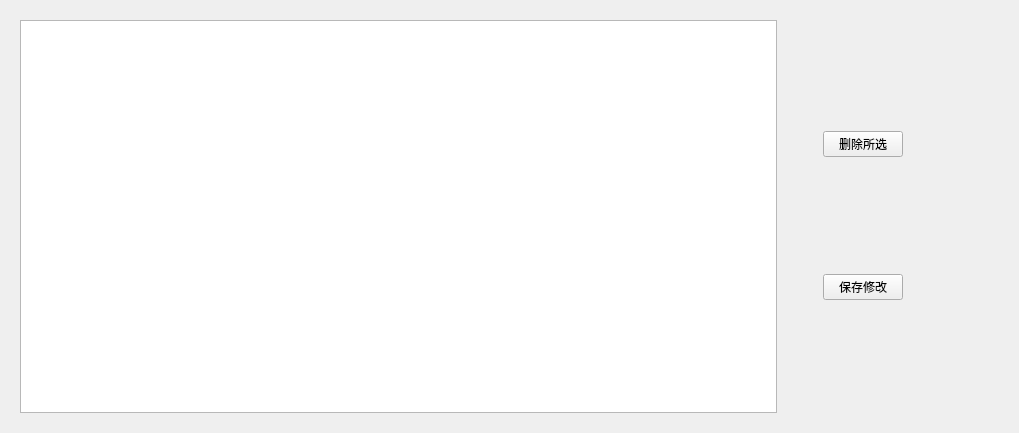
         <widget class="QWidget" name="stockman_stockinfo">
          <layout class="QGridLayout" name="gridLayout_6">
           <item row="0" column="2">
            <spacer name="horizontalSpacer_16">
             <property name="orientation">
              <enum>Qt::Horizontal</enum>
             </property>
             <property name="sizeHint" stdset="0">
              <size>
               <width>56</width>
               <height>20</height>
              </size>
             </property>
            </spacer>
           </item>
           <item row="0" column="0" colspan="2">
            <widget class="QWidget" name="widget_5" native="true">
             <property name="minimumSize">
              <size>
               <width>941</width>
               <height>411</height>
              </size>
             </property>
             <property name="maximumSize">
              <size>
               <width>16777215</width>
               <height>16777215</height>
              </size>
             </property>
             <layout class="QHBoxLayout" name="horizontalLayout_46" stretch="8,0,0,0">
              <item>
               <widget class="QTableView" name="tablestockinfo"/>
              </item>
              <item>
               <spacer name="horizontalSpacer_13">
                <property name="orientation">
                 <enum>Qt::Horizontal</enum>
                </property>
                <property name="sizeHint" stdset="0">
                 <size>
                  <width>40</width>
                  <height>20</height>
                 </size>
                </property>
               </spacer>
              </item>
              <item>
               <layout class="QVBoxLayout" name="verticalLayout_2">
                <item>
                 <widget class="QPushButton" name="btndelete_stock">
                  <property name="text">
                   <string>删除所选</string>
                  </property>
                 </widget>
                </item>
                <item>
                 <widget class="QPushButton" name="btnupdate_stock">
                  <property name="text">
                   <string>保存修改</string>
                  </property>
                 </widget>
                </item>
               </layout>
              </item>
              <item>
               <spacer name="horizontalSpacer_18">
                <property name="orientation">
                 <enum>Qt::Horizontal</enum>
                </property>
                <property name="sizeHint" stdset="0">
                 <size>
                  <width>40</width>
                  <height>20</height>
                 </size>
                </property>
               </spacer>
              </item>
             </layout>
            </widget>
           </item>
          </layout>
         </widget>
